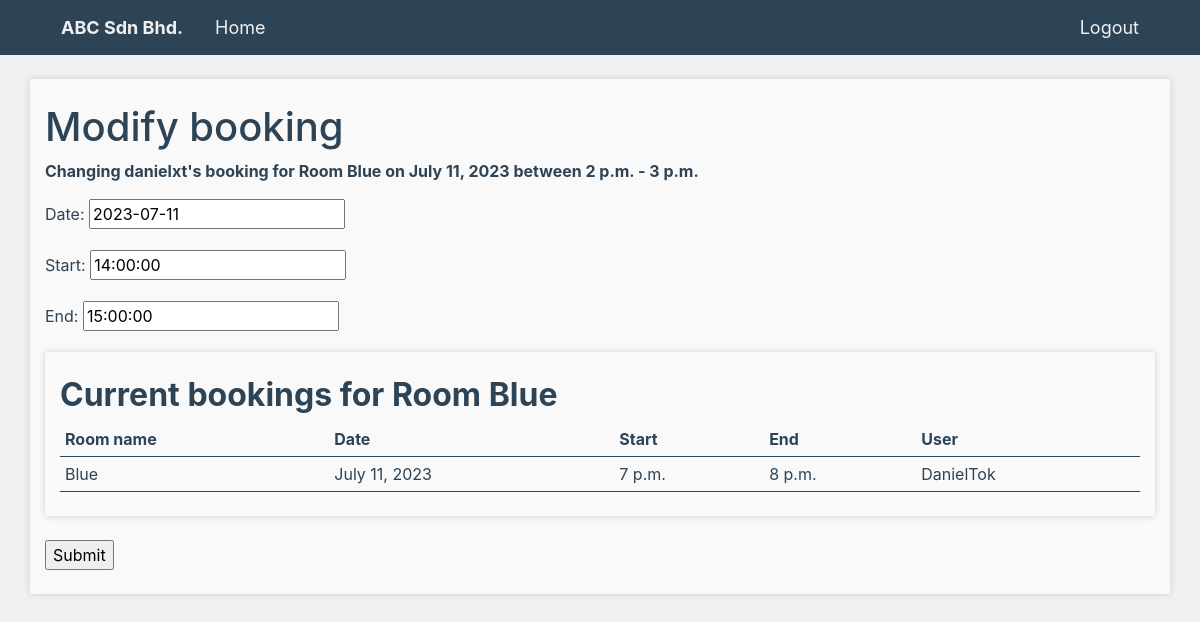
The page /bookingManagement/modifyBooking/85 (signed in) on the database its author committed.
### booking/models.py (models this page shows, shortened)
class RoomBooking(models.Model):
    roomName = models.ForeignKey('rooms.Room', on_delete=models.CASCADE)
    userName = models.ForeignKey(User, on_delete=models.CASCADE, default="", name="userName")
    date = models.DateField()
    start = models.TimeField()
    end = models.TimeField()
    class Meta:
        constraints = [
            models.CheckConstraint(check=Q(start__lte=F('end')), name='start_before_end')
        ]

### rooms/models.py (models this page shows)
class Room(models.Model):
    roomName = models.CharField(max_length=50, unique=True)
    capacity = models.IntegerField(default=0)
    createdAt = models.DateTimeField(auto_now_add=True)
    def __str__(self):
        return self.roomName

### booking/views.py (the view)
# urls.py: path('/modifyBooking/<int:id>', modifyBookingView, name='modifyBooking'),
def modifyBookingView(request,id):
    booking = RoomBooking.objects.get(id=id)
    bookingsForRoom = RoomBooking.objects.filter(roomName=booking.roomName).exclude(id=id).order_by("date", "start")
    data = {
        'roomName' : booking.roomName,
        'userName' : booking.userName,
        'date' : booking.date,
        'start' : booking.start,
        'end' : booking.end,
        'bookingsForRoom' : bookingsForRoom,
        'bookingsForRoomCount' : len(bookingsForRoom)
    }
    form = BookingModifyForm(initial=data)
    return render(request, 'modifyBooking.html', {'form' : form, 'booking': booking, 'bookingsForRoom': bookingsForRoom})

### booking/forms.py
class BookingModifyForm(forms.ModelForm):
    class Meta:
        model = RoomBooking
        fields = ["date", "start", "end"]
        widgets = {
            'date' : DateWidget(usel10n=True),
            'start' : TimeWidget(),
            'end' : TimeWidget()
        }

### templates/modifyBooking.html (shortened to what this page needs)
{% extends 'base.html' %}
{% block content %}
{% if user.is_staff %}
<br>
    <div class="container py-4 boxColor boxShadow">
    <h1>Modify booking </h1>
        <p><b>Changing {{booking.userName}}'s booking for Room {{booking.roomName}} on {{booking.date}} between {{booking.start}} - {{booking.end}}</b></p>
        <form action="modifyBookingRecord/{{booking.id}}" method="post">
            {{form.as_p}}
        <div class="container py-4 boxColor boxShadow">
            <h2><b>Current bookings for Room {{booking.roomName}}</b></h2>
            <table class="dataTable">
                <tr>
                    <th>Room name</th>
                    <th>Date</th>
                    <th>Start</th>
                    <th>End</th>
                    <th>User</th>
                </tr>
                {% for bookedRoom in bookingsForRoom %}
                    <tr>
                        <td>{{bookedRoom.roomName}}</td>
                        <td>{{bookedRoom.date}}</td>
                        <td>{{bookedRoom.start}}</td>
                        <td>{{bookedRoom.end}}</td>
                        <td>{{bookedRoom.userName}}</td>
                    </tr>
                {% endfor %}
            </table>
        </div>
        <br>
        <input type="submit" value="Submit">
    </form>
    </div>
{% else %}
<br>
<div class="container py-4 boxColor boxShadow">
    <p>You are not logged in.</p>
    <button><a href="{% url 'login' %}">Log In</a></button>
</div>
{% endif %}
{% endblock %}

### templates/base.html (style rules this page uses)
:root { --orange:#FF8551; --white:#f9f9f9; --offWhite:#f0f0f0; --buttonColor:var(--grey); --grey:#2D4356; --success:#7FFFD4; --fail:#ff7b95; }
body { background-color:var(--offWhite); color:var(--grey) }
.boxShadow { filter: drop-shadow(0px 0px 3px #cecece); border-radius:2px; }
.boxColor { background-color:var(--white); }
.dataTable { width:100%; }
.dataTable td,th { padding:5px; }
.dataTable td { border-top:1px solid var(--grey); border-bottom:1px solid var(--grey); }

### rows shown on the page
RoomBooking: userName "danielxt", roomName "Blue", date "July 11, 2023", start "2 p.m.", end "3 p.m."
RoomBooking: roomName "Blue", date "July 11, 2023", start "7 p.m.", end "8 p.m.", userName "DanielTok"
